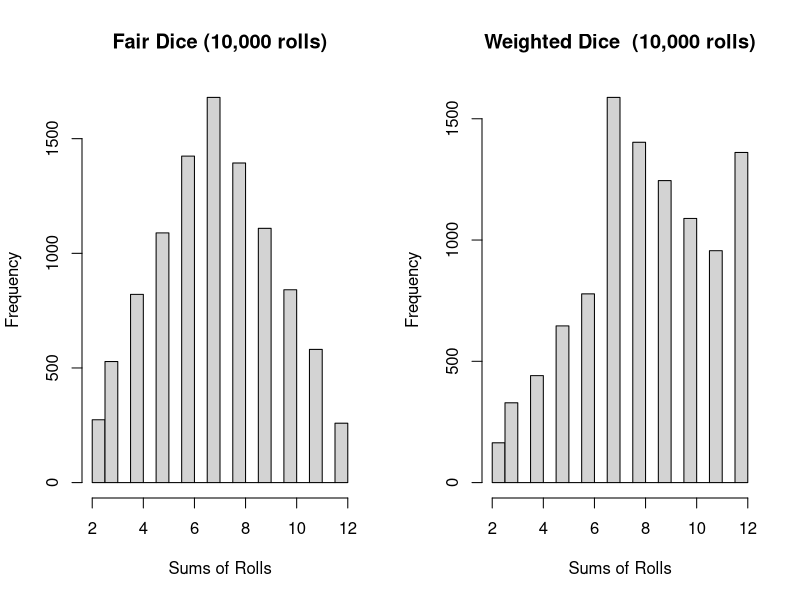

This chart was generated by the following R code:
# Name: Project1_Weighted_Dice
# Purpose: This program simulates the rolling of fair and weighted dice.
#   10,000 rolls of each pair are simulated and then visualized for comparison.
#
#Author: Timothy Bollig
#Date last edited: 9/19/2021
#Copyright: GNU General Public License v3.0
#Contact: bollig.timothy@gmail.com

#Extra code to load ggplot2 if desired for visualization
#Load ggplot library
#library(ggplot2)


#Function simultates rolling a fair pair of dice
roll_fair <- function() {
  die <- 1:6
  dice <- sample(die, size=2, replace=TRUE)
  sum(dice)
}

#Function simulates rolling a pair of dice weighted towards higher numbers
#The prob argument makes 1 - 5 have a 1/8 chance of coming up and 6 a 3/8 chance
roll_weighted <- function() {
  die <- 1:6
  dice <- sample(die, size=2, replace=TRUE, prob=c(1/8, 1/8, 1/8, 1/8, 1/8, 3/8))
  sum(dice)
}

#Simulate 10,000 fair dice rolls
fair_rolls <- replicate(10000, roll_fair())

#Simulate 10,000 weighted dice rolls
weighted_rolls <- replicate(10000, roll_weighted())

#Create a plot where two graphs will display side by side
#mfrow=c(1,2) means number of rows and number of columns in plot
par(mfrow=c(1,2))

#Visualize and compare the results of rolls
hist(fair_rolls, main="Fair Dice (10,000 rolls)", xlab="Sums of Rolls")
hist(weighted_rolls, main="Weighted Dice  (10,000 rolls)", xlab="Sums of Rolls")


#Visualize with ggplot2
# qplot(fair_rolls, binwidth=1)
# qplot(weighted_rolls, binwidth=1)